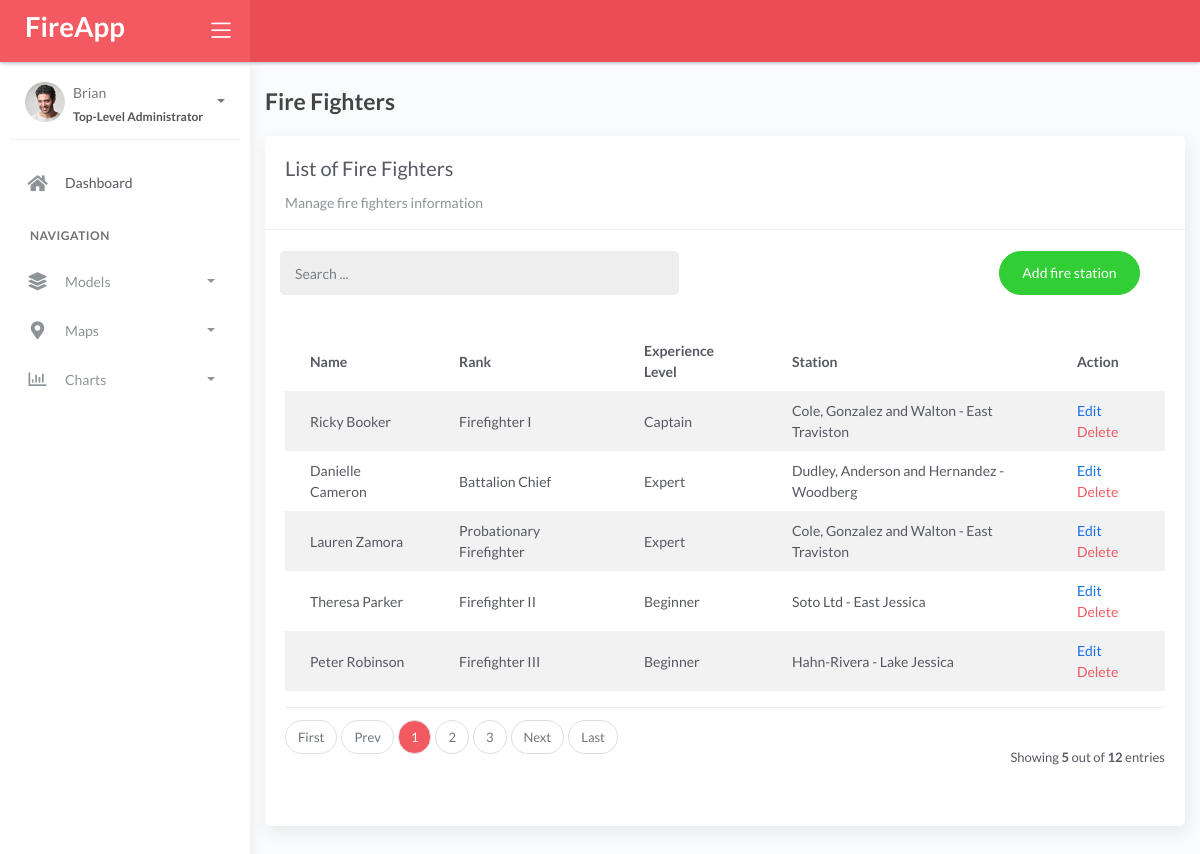
/firefighters/, run on the app's committed database.
### fire/models.py (models this page shows, shortened)
class BaseModel(models.Model):
    created_at = models.DateTimeField(auto_now_add=True, db_index=True)
    updated_at = models.DateTimeField(auto_now=True)
    class Meta:
        abstract = True

class Firefighters(BaseModel):
    XP_CHOICES = (
        ('Probationary Firefighter', 'Probationary Firefighter'),
        ('Firefighter I', 'Firefighter I'),
        ('Firefighter II', 'Firefighter II'),
        ('Firefighter III', 'Firefighter III'),
        ('Driver', 'Driver'),
        ('Captain', 'Captain'),
        ('Battalion Chief', 'Battalion Chief'),)
    name = models.CharField(max_length=150)
    rank = models.CharField(max_length=150)
    experience_level = models.CharField(max_length=150, choices=XP_CHOICES)
    station = models.ForeignKey(
        FireStation, on_delete=models.CASCADE, null=True, blank=True)
    class Meta:
        verbose_name = 'Firefighter'

class FireStation(BaseModel):
    name = models.CharField(max_length=150)
    latitude = models.DecimalField(
        max_digits=22, decimal_places=16, null=True, blank=True)
    longitude = models.DecimalField(
        max_digits=22, decimal_places=16, null=True, blank=True)
    address = models.CharField(max_length=150)
    city = models.CharField(max_length=150)
    country = models.CharField(max_length=150)
    class Meta:
        verbose_name = 'Fire Station'
    def __str__(self):
        return f"{self.name} - {self.city}"

### fire/views.py (the view)
# urls.py: path('firefighters/', views.FirefightersList.as_view(), name='firefighters'),
class FirefightersList(ListView):
    model = Firefighters
    context_object_name = 'firefighters'
    template_name = 'firefighters/list.html'
    paginate_by = 5
    def get_queryset(self, *args, **kwargs):
        qs = super().get_queryset(*args, **kwargs)
        if self.request.GET.get("q") != None:
            query = self.request.GET.get('q')
            qs = qs.filter(Q(name__icontains=query))
        return qs

### templates/firefighters/list.html (shortened to what this page needs)
{% extends 'base.html' %} {% load static %} {% block content %}
<div class="content">
  <div class="container-fluid">
    <h4 class="page-title mt-4">Fire Fighters</h4>
    <div class="row">
      <div class="col-md-12">
        <div class="card">
          <div class="card-header">
            <div class="card-title">List of Fire Fighters</div>
            <div class="card-category">Manage fire fighters information</div>
          </div>
          <br />
          <div class="col-md-12 row">
            <div class="col-md-6">
              <form
                class="navbar-left navbar-form nav-search mr-md-3"
                action="{% url 'firefighters' %}"
              >
                <div class="input-group">
                  <input
                    type="text"
                    placeholder="Search ..."
                    class="form-control"
                    name="q"
                    value="{{ request.GET.q }}"
                  />
                  <div class="input-group-append">
                    <span class="input-group-text">
                    </span>
                  </div>
                </div>
              </form>
            </div>
            <div class="col-md-6">
              <div class="pull-right">
                <a
                  href="{% url 'firefighters-add' %}"
                  class="btn btn-success btn-rounded"
                  >Add fire station</a
                >
              </div>
            </div>
          </div>
          <div class="card-body">
            <table class="table table-striped mt-3">
              <thead>
                <tr>
                  <th scope="col">Name</th>
                  <th scope="col">Rank</th>
                  <th scope="col">Experience Level</th>
                  <th scope="col">Station</th>
                  <th scope="col">Action</th>
                </tr>
              </thead>
              <tbody>
                {% for object in object_list %}
                <tr>
                  <td>{{ object.name }}</td>
                  <td>{{ object.rank }}</td>
                  <td>{{ object.experience_level }}</td>
                  <td>{{ object.station }}</td>
                  <td>
                    <a href="{% url 'firefighters-edit' object.pk %}">Edit</a>
                    <a
                      href="{% url 'firefighters-delete' object.pk %}"
                      class="text-danger"
                      >Delete</a
                    >
                  </td>
                </tr>
                {% endfor %}
              </tbody>
            </table>
            {% include 'includes/pagination.html' %}
          </div>
        </div>
      </div>
    </div>
  </div>
</div>
{% endblock %}

### data on the page
Firefighters: name "Ricky Booker", rank "Firefighter I", experience_level "Captain", station "Cole, Gonzalez and Walton - East Traviston"
Firefighters: name "Danielle Cameron", rank "Battalion Chief", experience_level "Expert", station "Dudley, Anderson and Hernandez - Woodberg"
Firefighters: name "Lauren Zamora", rank "Probationary Firefighter", experience_level "Expert", station "Cole, Gonzalez and Walton - East Traviston"
Firefighters: name "Theresa Parker", rank "Firefighter II", experience_level "Beginner", station "Soto Ltd - East Jessica"
Firefighters: name "Peter Robinson", rank "Firefighter III", experience_level "Beginner", station "Hahn-Rivera - Lake Jessica"

### other printed values
{{ page_num }} "1"
{{ page_num }} "2" "3"
{{ object_list.count }} "5"
{{ paginator.count }} "12"
